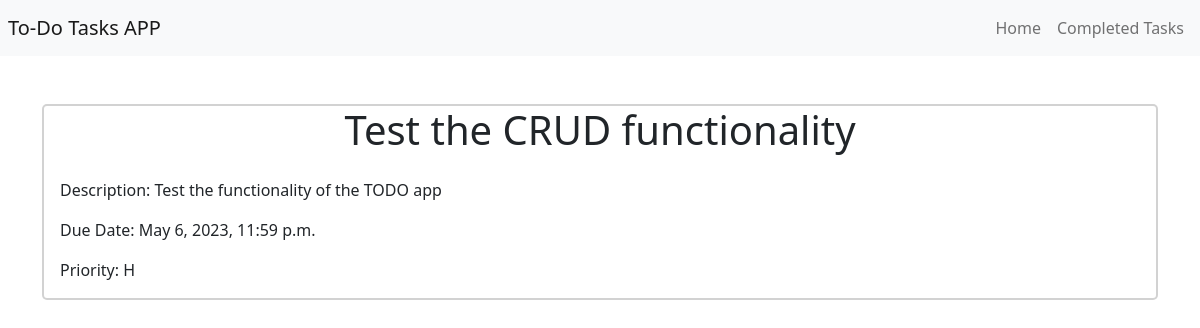
The app's page /task/97/, older data.
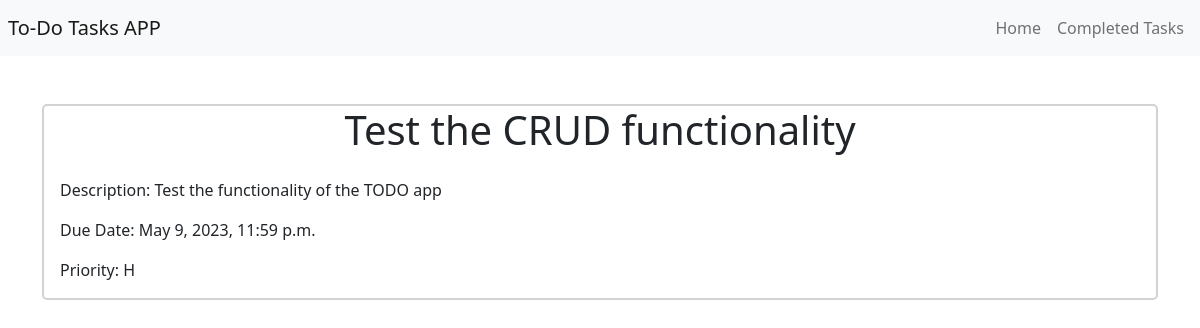
The same page, newer data.
### todo/models.py (models this page shows, shortened)
class Task(models.Model):
    HIGH = 'H'
    MEDIUM = 'M'
    LOW = 'L'
    PRIORITY_CHOICES = [
        (HIGH, 'High'),
        (MEDIUM, 'Medium'),
        (LOW, 'Low'),
    ]
    title = models.CharField(max_length=200)
    description = models.TextField()
    due_date = models.DateTimeField(default=timezone.now)
    priority = models.CharField(max_length=1, choices=PRIORITY_CHOICES, default=MEDIUM)
    completed = models.BooleanField(default=False)

### todo/views.py (the view)
# urls.py: path('task/<int:pk>/', views.task_detail, name='task_detail'),
def task_detail(request, pk):
    task = get_object_or_404(Task, pk=pk)
    return render(request, 'todo/task_detail.html', {'task': task})

### todo/templates/todo/task_detail.html
{% extends 'todo/base.html' %}
{% block content %}
<div class="card">
  <h1>{{ task.title }}</h1>
  <div class="card-body">
    <p class="card-text">Description: {{ task.description }}</p>
    <p class="card-text">Due Date: {{ task.due_date }}</p>
    <p class="card-text">Priority: {{ task.priority }}</p>
  </div>
</div>
{% endblock %}

Row changes from the older to the newer data that the page shows:
changed Task "Test the CRUD functionality": due_date "May 6, 2023, 11:59 p.m." → "May 9, 2023, 11:59 p.m."
